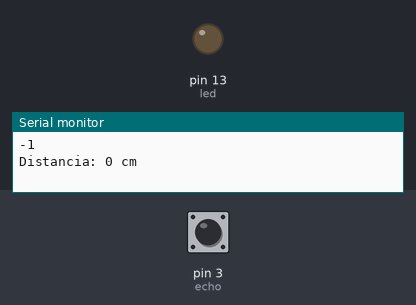
This sketch was run on a simulated Arduino Uno, built with avr-gcc and run on an emulated ATmega328P. Shown: output pins drawn as LEDs (lit = HIGH), the last lines printed to the serial monitor. The inputs (shaded band) are chosen by the test bench; at power-on: pin 3 (echo) LOW. Pins used as bus, display or sensor lines are not drawn.

Above: at 1.2 s.
1.3 s: pin 3 (echo) pulsed HIGH 2 times (0.12 s each, 0.3 s apart)
At 2.2 s:
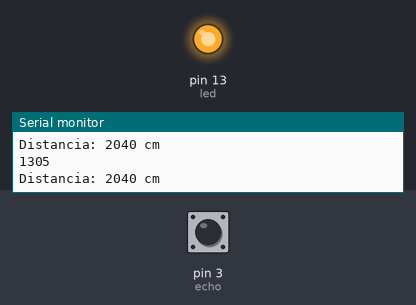
Timing chart, 0 to 4.3 s (numbered marks = the images above; inputs shaded):
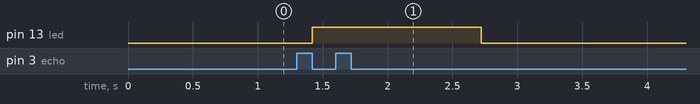

Measured:
- after the input at 1.3 s, pin 13 (led): LOW → HIGH after 0.12 s, → LOW 1.3 s later

The sketch:

13_ultrasonic_led.ino
```cpp
int trigger = 2;
int echo = 3;

int led = 13;
int brillo = 0;

void setup() {
  Serial.begin(9600);
  pinMode(trigger, OUTPUT);
  pinMode(echo, INPUT);

  pinMode(led, OUTPUT);
  digitalWrite(trigger, LOW);
}

void loop() {

  long t;
  long d;

  digitalWrite(trigger, LOW);
  delayMicroseconds(2);
  digitalWrite(trigger, HIGH);
  delayMicroseconds(10);

  t = pulseIn(echo, HIGH);
  d = t * 0.034 / 2;

  brillo = map(d, 2, 400, 0, 255);
  analogWrite(led, brillo);

  Serial.println(brillo);

  Serial.print("Distancia: ");
  Serial.print(d);
  Serial.print(" cm");

  Serial.println();
}
```
